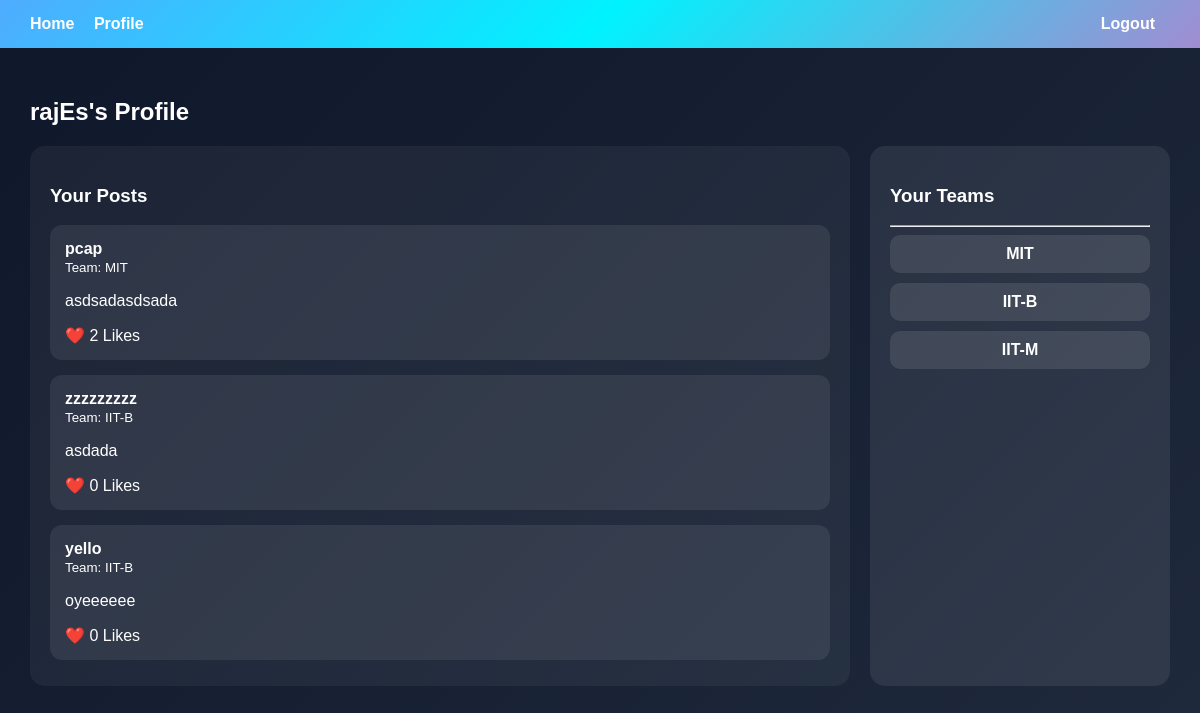
/user/profile/ (signed in), run on the app's committed database.
### userportal/models.py (models this page shows, shortened)
class Post(models.Model):
    post_id = models.CharField(
        max_length=20,
        primary_key=True,
        default=generate_post_id,
        editable=False
    )
    likes = models.ManyToManyField(User, related_name='liked_posts', blank=True)
    team = models.ForeignKey(Team, on_delete=models.CASCADE)
    user = models.ForeignKey(User, on_delete=models.CASCADE)
    title = models.CharField(max_length=200)
    content = models.TextField(blank=True, null=True)
    pdf = models.FileField(upload_to='pdfs/', blank=True, null=True)
    summary = models.TextField(blank=True, null=True)
    created_at = models.DateTimeField(auto_now_add=True)

class Team(models.Model):
    team_id = models.CharField(max_length=8, primary_key=True, editable=False)
    team_name = models.CharField(max_length=100, unique=True)
    creator = models.ForeignKey(User, on_delete=models.CASCADE)
    members = models.ManyToManyField(User, related_name='teams')

### userportal/views.py (the view)
# urls.py: path('profile/', views.profile, name='profile'),
@login_required
def profile(request):
    user = request.user
    teams = user.teams.all()
    posts = Post.objects.filter(user=user).order_by('-created_at')
    return render(request, "userportal/profile.html", {
        "teams": teams,
        "posts": posts
    })

### userportal/templates/userportal/profile.html (shortened to what this page needs)
<!DOCTYPE html>
<html>
<head>
</head>
<body>
    <div class="navbar">
        <div class="nav-left">
            <a href="{% url 'home' %}">Home</a>
            <a href="{% url 'profile' %}">Profile</a>
        </div>
        <div class="nav-right">
            <a href="{% url 'logout' %}">Logout</a>
        </div>
    </div>
    <div class="container">
        <h2>{{ user.username }}'s Profile</h2>
        <div class="main-layout">
            <div class="posts-section">
                <h3>Your Posts</h3>
                {% for post in posts %}
                <div class="post-box">
                    <b>{{ post.title }}</b><br>
                    <small>Team: {{ post.team.team_name }}</small><br>
                    {% if post.content %}
                    <p>{{ post.content }}</p>
                    {% endif %}
                    ❤️ {{ post.likes.count }} Likes
                </div>
                {% empty %}
                <p>No posts yet</p>
                {% endfor %}
            </div>
            <div class="teams-section">
                <h3>Your Teams</h3>
                <hr>
                {% for team in teams %}
                <a href="{% url 'team_detail' team.team_id %}" style="text-decoration:none; color:white;">
                    <div class="team-card">
                        {{ team.team_name }}
                    </div>
                </a>
                {% empty %}
                <p>No teams joined</p>
                {% endfor %}
            </div>
        </div>
    </div>
</body>
</html>

### userportal/templates/userportal/profile.html (style rules this page uses)
body { margin: 0; font-family: Arial; background: linear-gradient(135deg, #0f172a, #1e293b); color: white; }
.navbar { display: flex; justify-content: space-between; align-items: center; padding: 15px 30px; background: linear-gradient(135deg, #4facfe, #00f2fe, #a18cd1); }
.nav-left a, .nav-right a { margin-right: 15px; text-decoration: none; font-weight: bold; color: white; }
.container { padding: 30px; }
.main-layout { display: flex; gap: 20px; }
.posts-section { flex: 3; padding: 20px; border-radius: 15px; background: rgba(255,255,255,0.05); max-height: 500px; overflow-y: auto; }
.teams-section { flex: 1; padding: 20px; border-radius: 15px; background: rgba(255,255,255,0.08); }
.post-box { padding: 15px; margin-bottom: 15px; border-radius: 12px; background: rgba(255,255,255,0.08); }
.team-card { padding: 10px; margin-bottom: 10px; border-radius: 10px; background: rgba(255,255,255,0.1); text-align: center; font-weight: bold; }

### data on the page
Post: title "pcap", team.team_name "MIT", content "asdsadasdsada", likes.count "2"
Post: title "zzzzzzzzz", team.team_name "IIT-B", content "asdada", likes.count "0"
Post: title "yello", team.team_name "IIT-B", content "oyeeeeee", likes.count "0"
Team: team_name "MIT"
Team: team_name "IIT-B"
Team: team_name "IIT-M"

### other printed values
{{ user.username }} "rajEs"
